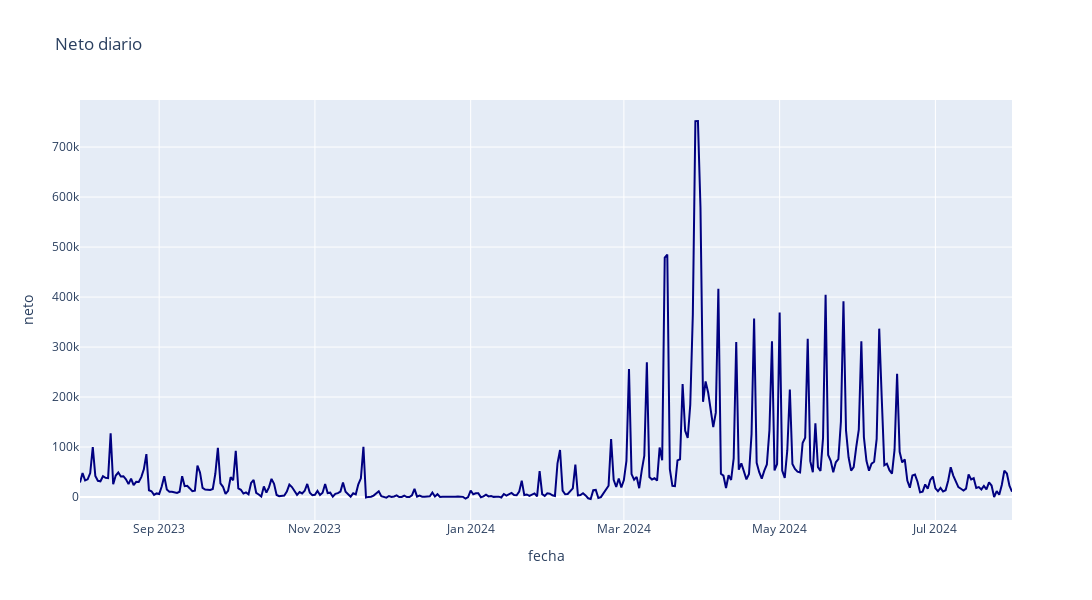

Source (notebook cell):
### Markdown cell above
## Neto

### Code cell
fig = px.line(df, x='fecha', y='neto', title='Neto diario')
fig.update_layout(
    width=1200,  
    height=600  
)
fig.update_traces(line=dict(color='navy'))
fig.show()

### Figure 1 — Plotly figure (JSON) as saved in the notebook; plotly's stock layout.template omitted (floating-point values rounded to 4 significant figures; data arrays with more than 128 entries replaced by an {"elided": "..."} marker saying what was removed)
{"data": [{"hovertemplate": "fecha=%{x}<br>neto=%{y}<extra></extra>", "legendgroup": "", "line": {"color": "navy", "dash": "solid"}, "marker": {"symbol": "circle"}, "mode": "lines", "name": "", "orientation": "v", "showlegend": false, "type": "scatter", "x": {"elided": "366 str values"}, "xaxis": "x", "y": {"elided": "366 float values"}, "yaxis": "y"}], "layout": {"height": 600, "legend": {"tracegroupgap": 0}, "title": {"text": "Neto diario"}, "width": 1200, "xaxis": {"anchor": "y", "domain": [0, 1], "title": {"text": "fecha"}}, "yaxis": {"anchor": "x", "domain": [0, 1], "title": {"text": "neto"}}}}
